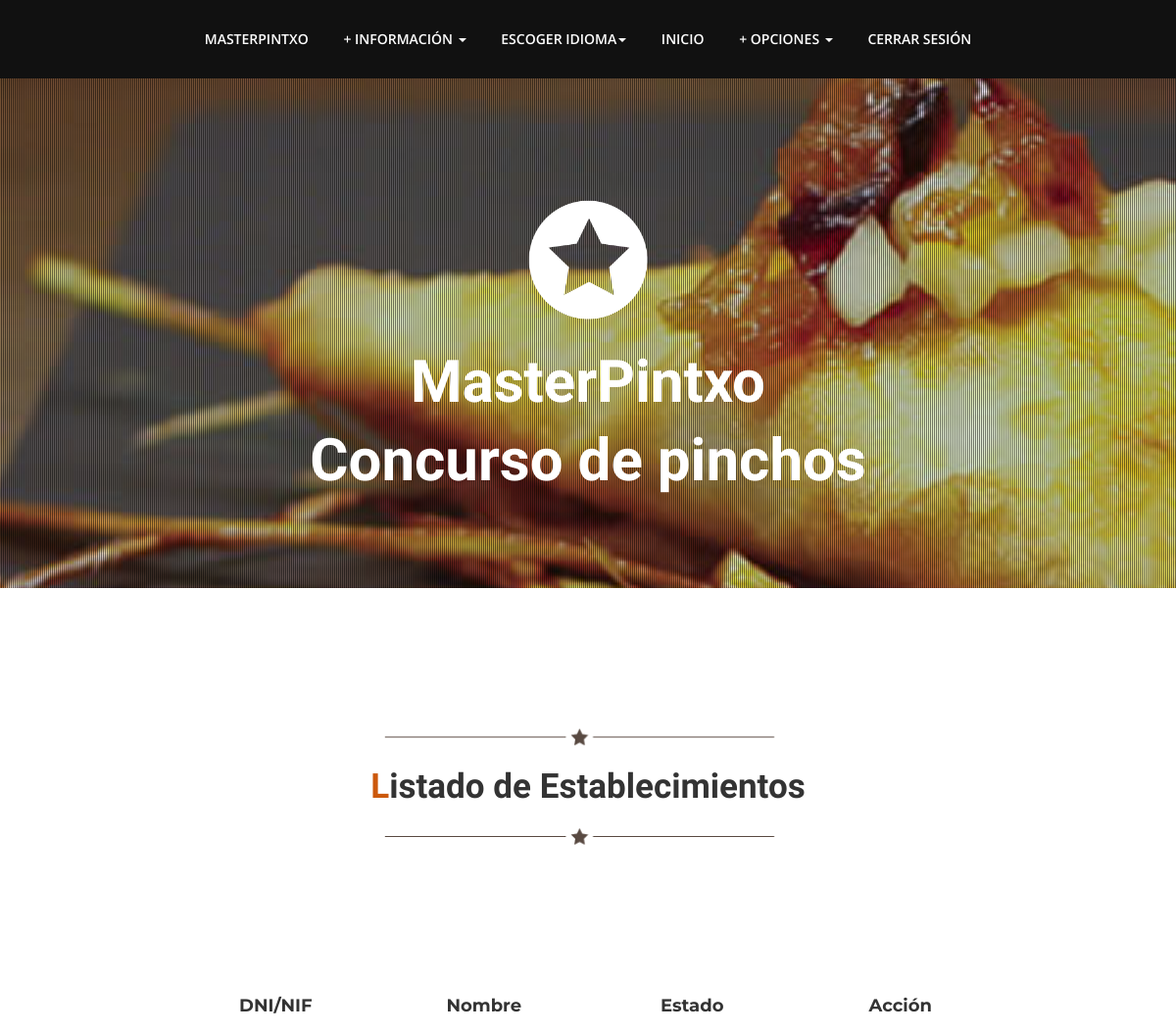
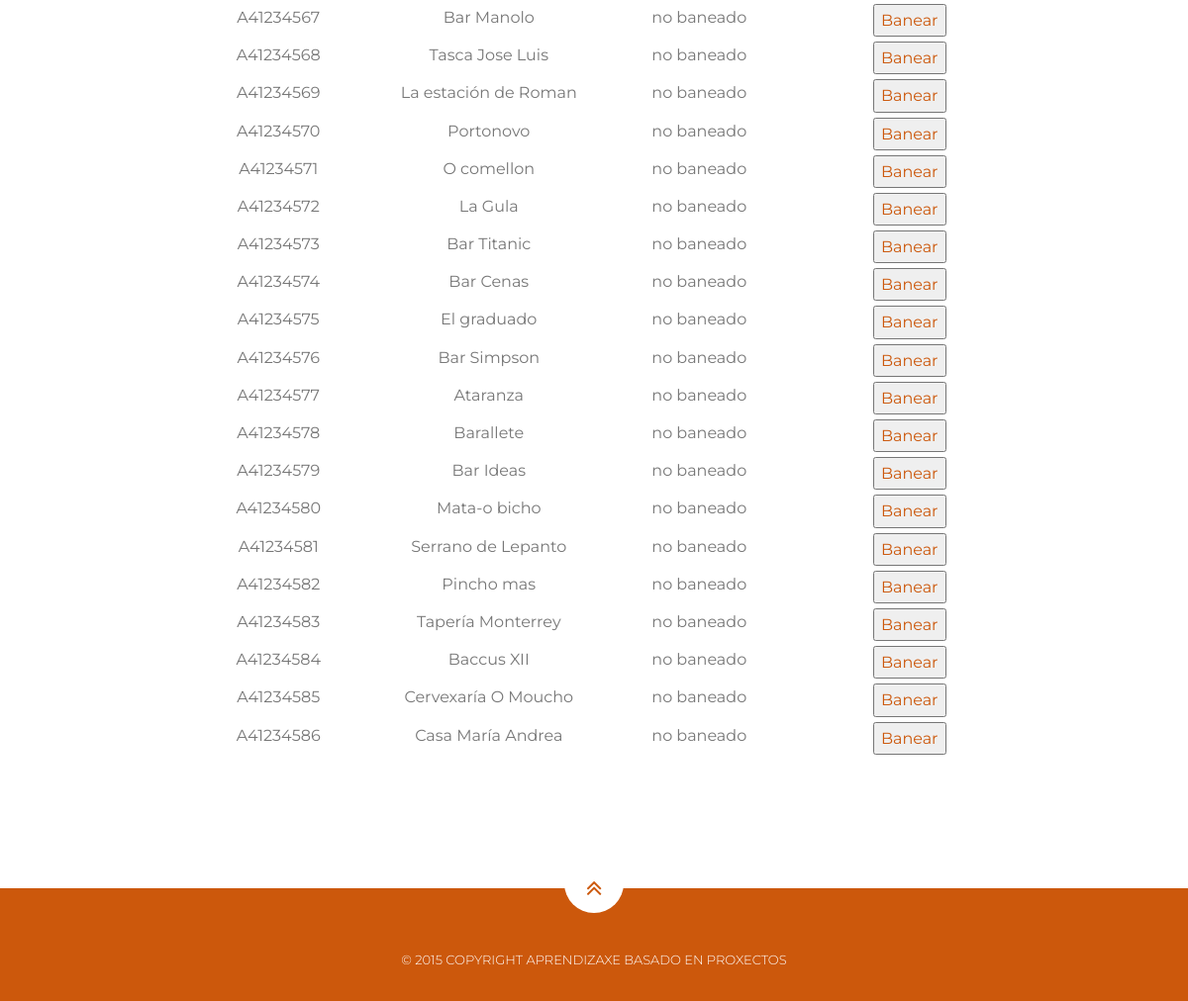
The app's page /index.php?controller=organizador&action=listarEst (signed in) with its own data (2 pictures, top to bottom).
### tables this page shows
CREATE TABLE IF NOT EXISTS `Establecimiento` (
  `nombreE` VARCHAR(30) NOT NULL COMMENT '',
  `direccionE` VARCHAR(45) NOT NULL COMMENT '',
  `nif` VARCHAR(9) NOT NULL COMMENT '',
  `contrasenhaE` VARCHAR(45) NOT NULL COMMENT '',
  `telfE` VARCHAR(9) NOT NULL COMMENT '',
  PRIMARY KEY (`nif`)  COMMENT '');

### nucleo/ViewManager.php (called while the page is built, shortened)
<?php
class ViewManager {
  private $variables = array();
  public function setVariable($varname, $value, $flash=false) {
    $this->variables[$varname] = $value;
  }
  public function getVariable($varname, $default=NULL) {
    return $this->variables[$varname];
  }
  public function render($controller, $viewname) {
    include(__DIR__."/../vistas/$controller/$viewname.php");
  }
  private static $viewmanager_singleton = NULL;
  public static function getInstance() {
    if (self::$viewmanager_singleton == null) {
      self::$viewmanager_singleton = new ViewManager();
    }
    return self::$viewmanager_singleton;
  }
}

### index.php (called while the page is built, shortened)
<?php
function run() {
  try {
    $controller = loadController($_GET["controller"]);
    $actionName = $_GET["action"];
    $controller->$actionName();
  } catch(Exception $ex) {
    die("An exception occured!!!!!".$ex->getMessage());
  }
}
function loadController($controllerName) {
  return new $controllerClassName();
}
run();
?>

### vistas/messages/messages_es.php (called while the page is built)
<?php
  $i18n_messages = array()
?>

### nucleo/I18n.php (called while the page is built, shortened)
<?php
class I18n {
  private $messages;
  public function setLanguage($language) {
    $this->messages = $i18n_messages;
  }
  public function i18n($key) {
    if (isset($this->messages[$key])){
      return $this->messages[$key];
    }else{
      return $key;
    }
  }
  private static $i18n_singleton = null;
  public static function getInstance() {
    if (self::$i18n_singleton == NULL) {
      self::$i18n_singleton = new I18n();
    }
    return self::$i18n_singleton;
  }
}
	function i18n($key) {
  return I18n::getInstance()->i18n($key);
}

### model/EstablecimientoMapper.php (called while the page is built, shortened)
<?php
require_once(__DIR__ . "/../nucleo/PDOConnection.php");
class EstablecimientoMapper
{
    private $db;
    public function __construct()
    {
        $this->db = PDOConnection::getInstance();
    }
    public function findAll()
    {
        $stmt = $this->db->query("SELECT * FROM Establecimiento");
        $esta_db = $stmt->fetchAll(PDO::FETCH_ASSOC);
        return $esta_db;
    }
}

### nucleo/PDOConnection.php (called while the page is built)
<?php
class PDOConnection {
  private static $dbhost = "127.0.0.1";
  private static $dbname = "G_31MasterPintxo";
  private static $dbuser = "adminG31";
  private static $dbpass = "abc123.";
  private static $db_singleton = null;
  public static function getInstance() {
    if (self::$db_singleton == null) {
      self::$db_singleton = new PDO(
	"mysql:host=".self::$dbhost.";dbname=".self::$dbname.";charset=utf8",
	self::$dbuser,
	self::$dbpass,
	array(
	  PDO::ATTR_EMULATE_PREPARES => false,
	  PDO::ATTR_ERRMODE => PDO::ERRMODE_EXCEPTION
	)
      );
    }
    return self::$db_singleton;
  }
}
?>

### vistas/organizador/listaEst.php (the view, shortened to what this page needs)
<?php
require_once(__DIR__ . "/../../nucleo/ViewManager.php");
$view = ViewManager::getInstance();
$lista=$view->getVariable("listado");
?>
<li class="menuItem"><a href="index.php?controller=usuario&amp;action=index#seccionI"><?= i18n("Inicio")?></a></li>
<li class="dropdown">
    <a href="#" class="dropdown-toggle" data-toggle="dropdown" role="button" aria-expanded="false"><?= i18n("+ opciones")?>  <span class="caret"></span></a>
</li>
<li class="menuItem"><a href="index.php?controller=usuario&amp;action=logout"><?= i18n("Cerrar sesi&oacute;n")?></a></li>
</ul>
</div>
</div>
</div>
</div>
</div>
</div>
</div>
</div>
</header>
<section id="seccionL">
    <div class="container">
        <div class="heading">
            <img class="dividerline" src="img/sep.png" alt="separador">
            <h2><?= i18n("Listado de Establecimientos")?></h2>
            <img class="dividerline" src="img/sep.png" alt="separador">
            <h3><br></h3>
            <h3><br></h3>
        </div>
    </div>
    <div class="container control tabla">
        <div class="row tituloTab">
            <div class="col-md-3">
                <h4>DNI/NIF</h4>
            </div>
            <div class="col-md-3">
                <h4><?= i18n("Nombre")?></h4>
            </div>
            <div class="col-md-3">
                <h4><?= i18n("Estado")?></h4>
            </div>
            <div class="col-md-3">
                <h4><?= i18n("Acci&oacute;n")?></h4>
            </div>
        </div>
        <?php foreach($lista as $est): ?>
            <div class="row usuTab">
                <div class="col-md-3">
                    <?php echo $est["nif"]; ?>
                </div>
                <div class="col-md-3">
                    <?php echo $est["nombreE"]; ?>
                </div>
                <div class="col-md-3">
                    <?php echo $est["estado"]; ?>
                </div>
                <div class="col-md-3">
                    <?php if($est["estado"]=="baneado"){
                        echo '<a href="index.php?controller=organizador&amp;action=desbanear&amp;listar=listarEst&amp;idUsuario='.$est["nif"].'"><button class="submit button" type="button">Desbanear</button></a>';
                    }else{
                        echo '<a href="index.php?controller=organizador&amp;action=banear&amp;listar=listarEst&amp;idUsuario='.$est["nif"].'"><button class="submit button" type="button">Banear</button></a>';
                    }
                    ?>
                </div>
            </div>
        <?php endforeach ; ?>
    </div>
</section>

### css/theme.css (style rules this page uses)
body { font-family:'Montserrat',sans-serif; font-size:16px; line-height:1.7; color:#777; font-weight:400; overflow-x:hidden; }
h1,h2,h3,h4,h5,h6 { color:#333; line-height:1.4; font-weight:700; }
a,a:hover { color:#cc580c; text-decoration: none; }
img { max-width: 100%; }
.nav>li>a { display:inline-block; }
.navbar-nav>li { float:none; display:inline-block; }
.navbar.navbar-inverse.navbar-static-top a { color:#fff; padding:31px 16px; line-height:18px; text-align:center; }
.heading { padding-bottom:15px; text-align:center; max-width:960px; margin:0px auto; padding-top:80px; }
.heading h2 { font-weight:700; font-family:'Playball',cursive; font-size:35px; color:#333; margin:0; padding:5px; }
.heading h2::first-letter { color:#cc580c; }
.heading h3 { font-size:16px; line-height:1.7; }

### css/estilo.css (style rules this page uses)
.control { text-align: center; width: 50%; padding: 10px; }
.tabla { width: 70%; margin: 0 auto; }
.tituloTab { padding-bottom: 5px; margin-bottom: 5px; }
.usuTab { padding-bottom: 5px; }

### records on screen
establecimiento: nif "A41234567", nombreE "Bar Manolo", estado "no baneado"
establecimiento: nif "A41234568", nombreE "Tasca Jose Luis", estado "no baneado"
establecimiento: nif "A41234569", nombreE "La estación de Roman", estado "no baneado"
establecimiento: nif "A41234570", nombreE "Portonovo", estado "no baneado"
establecimiento: nif "A41234571", nombreE "O comellon", estado "no baneado"
establecimiento: nif "A41234572", nombreE "La Gula", estado "no baneado"
establecimiento: nif "A41234573", nombreE "Bar Titanic", estado "no baneado"
establecimiento: nif "A41234574", nombreE "Bar Cenas", estado "no baneado"
establecimiento: nif "A41234575", nombreE "El graduado", estado "no baneado"
establecimiento: nif "A41234576", nombreE "Bar Simpson", estado "no baneado"
establecimiento: nif "A41234577", nombreE "Ataranza", estado "no baneado"
establecimiento: nif "A41234578", nombreE "Barallete", estado "no baneado"
establecimiento: nif "A41234579", nombreE "Bar Ideas", estado "no baneado"
establecimiento: nif "A41234580", nombreE "Mata-o bicho", estado "no baneado"
establecimiento: nif "A41234581", nombreE "Serrano de Lepanto", estado "no baneado"
establecimiento: nif "A41234582", nombreE "Pincho mas", estado "no baneado"
establecimiento: nif "A41234583", nombreE "Tapería Monterrey", estado "no baneado"
establecimiento: nif "A41234584", nombreE "Baccus XII", estado "no baneado"
establecimiento: nif "A41234585", nombreE "Cervexaría O Moucho", estado "no baneado"
establecimiento: nif "A41234586", nombreE "Casa María Andrea", estado "no baneado"

### other values on screen
i18n("Concurso de pinchos") "Concurso de pinchos"
i18n("+ informaci&oacute;n") "+ INFORMACIÓN"
i18n("Escoger idioma") "ESCOGER IDIOMA"
i18n("Inicio") "INICIO"
i18n("+ opciones") "+ OPCIONES"
i18n("Cerrar sesi&oacute;n") "CERRAR SESIÓN"
i18n("Listado de Establecimientos") "Listado de Establecimientos"
i18n("Nombre") "Nombre"
i18n("Estado") "Estado"
i18n("Acci&oacute;n") "Acción"
